Frame 1 (no input): blank canvas, image omitted
Frame 60 (no input): blank canvas, image omitted
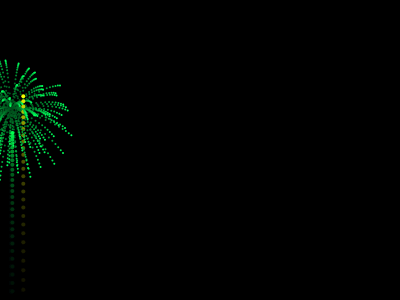
Frame 120 (the mouse pressed at the canvas centre since frame 60)

The p5.js sketch whose frames 1 and 60 were blank and that drew this single picture after the mouse press (run headless with seeded random() and noise() and a simulated clock; from frame 60 on, the mouse is pressed at the canvas centre):

// p5.js sketch
// ── sketch.js
// Daniel Shiffman
// http://codingtra.in
// http://patreon.com/codingtrain
// Code for: https://youtu.be/CKeyIbT3vXI

var fireworks = [];
var gravity;

function setup() {
  createCanvas(400, 300);
  colorMode(HSB);
  gravity = createVector(0, 0.2);
  stroke(255);
  strokeWeight(4);
  background(0);
}

function draw() {
  colorMode(RGB);
  background(0, 0, 0, 25);
  
  if (random(1) < 0.03) {
    fireworks.push(new Firework());
  }
  
  for (var i = fireworks.length - 1; i >= 0; i--) {
    fireworks[i].update();
    fireworks[i].show();
    
    if (fireworks[i].done()) {
      fireworks.splice(i, 1);
    }
  }
}

// ── firework.js
// Daniel Shiffman
// http://codingtra.in
// http://patreon.com/codingtrain
// Code for: https://youtu.be/CKeyIbT3vXI

function Firework() {
  this.hu = random(255);
  this.firework = new Particle(random(width), height, this.hu, true);
  this.exploded = false;
  this.particles = [];

  this.done = function() {
    if (this.exploded && this.particles.length === 0) {
      return true;
    } else {
      return false;
    }
  };

  this.update = function() {
    if (!this.exploded) {
      this.firework.applyForce(gravity);
      this.firework.update();

      if (this.firework.vel.y >= 0) {
        this.exploded = true;
        this.explode();
      }
    }

    for (var i = this.particles.length - 1; i >= 0; i--) {
      this.particles[i].applyForce(gravity);
      this.particles[i].update();

      if (this.particles[i].done()) {
        this.particles.splice(i, 1);
      }
    }
  };

  this.explode = function() {
    for (var i = 0; i < 100; i++) {
      var p = new Particle(
        this.firework.pos.x,
        this.firework.pos.y,
        this.hu,
        false
      );
      this.particles.push(p);
    }
  };

  this.show = function() {
    if (!this.exploded) {
      this.firework.show();
    }

    for (var i = 0; i < this.particles.length; i++) {
      this.particles[i].show();
    }
  };
}

// ── particle.js
// Daniel Shiffman
// http://codingtra.in
// http://patreon.com/codingtrain
// Code for: https://youtu.be/CKeyIbT3vXI

function Particle(x, y, hu, firework) {
  this.pos = createVector(x, y);
  this.firework = firework;
  this.lifespan = 255;
  this.hu = hu;
  this.acc = createVector(0, 0);

  if (this.firework) {
    this.vel = createVector(0, random(-12, -8));
  } else {
    this.vel = p5.Vector.random2D();
    this.vel.mult(random(2, 10));
  }

  this.applyForce = function(force) {
    this.acc.add(force);
  };

  this.update = function() {
    if (!this.firework) {
      this.vel.mult(0.9);
      this.lifespan -= 4;
    }

    this.vel.add(this.acc);
    this.pos.add(this.vel);
    this.acc.mult(0);
  };

  this.done = function() {
    if (this.lifespan < 0) {
      return true;
    } else {
      return false;
    }
  };

  this.show = function() {
    colorMode(HSB);

    if (!this.firework) {
      strokeWeight(2);
      stroke(hu, 255, 255, this.lifespan);
    } else {
      strokeWeight(4);
      stroke(hu, 255, 255);
    }

    point(this.pos.x, this.pos.y);
  };
}
